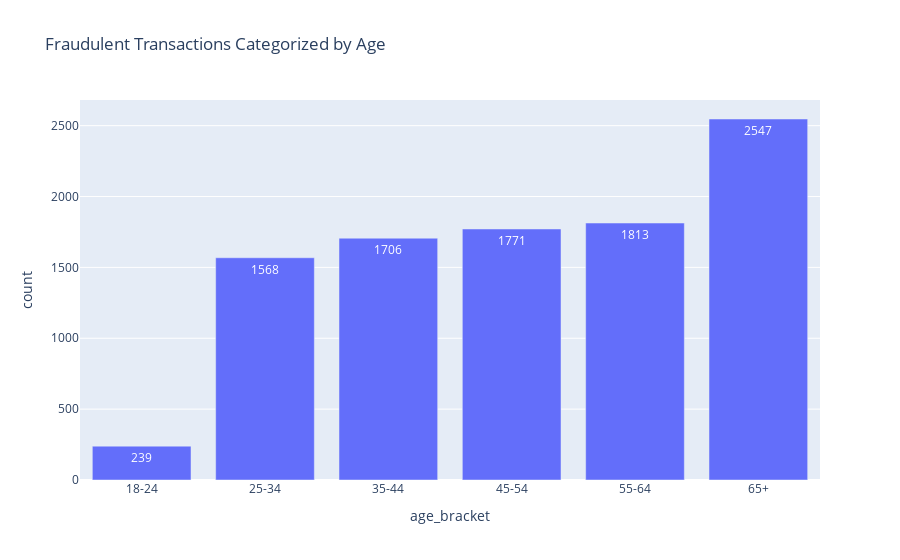

Source (notebook cell):
### Markdown cell above
#### Is there a relationship between fraudulent activity and the consumer's age?

### Code cell
def fraud_transactions_by_age(df):
    df2 = df.groupby(['age_bracket', 'is_fraud'])['cc_num'].count().reset_index(name='count')
    # Create a DataFrame that stores the true values
    df3 = df2[df2['is_fraud'] == 'true']

    fig = px.bar(df3, x='age_bracket', y='count',
                  title='Fraudulent Transactions Categorized by Age', 
                  text='count')
    
    fig.update_traces(texttemplate='%{text}', textposition='inside')
    
    for trace in fig.data:
        trace.hovertemplate = '%{x}<br>Fraudulent transactions: %{y}'

    return fig.show()

age_fraud = fraud_transactions_by_age(fraud_data)

### Figure 1 — Plotly figure (JSON) as saved in the notebook; plotly's stock layout.template omitted (floating-point values rounded to 4 significant figures)
{"data": [{"alignmentgroup": "True", "hovertemplate": "%{x}<br>Fraudulent transactions: %{y}", "legendgroup": "", "marker": {"color": "#636efa", "pattern": {"shape": ""}}, "name": "", "offsetgroup": "", "orientation": "v", "showlegend": false, "text": [239, 1568, 1706, 1771, 1813, 2547], "textposition": "inside", "texttemplate": "%{text}", "type": "bar", "x": ["18-24", "25-34", "35-44", "45-54", "55-64", "65+"], "xaxis": "x", "y": [239, 1568, 1706, 1771, 1813, 2547], "yaxis": "y"}], "layout": {"barmode": "relative", "legend": {"tracegroupgap": 0}, "title": {"text": "Fraudulent Transactions Categorized by Age"}, "xaxis": {"anchor": "y", "domain": [0, 1], "title": {"text": "age_bracket"}}, "yaxis": {"anchor": "x", "domain": [0, 1], "title": {"text": "count"}}}}
